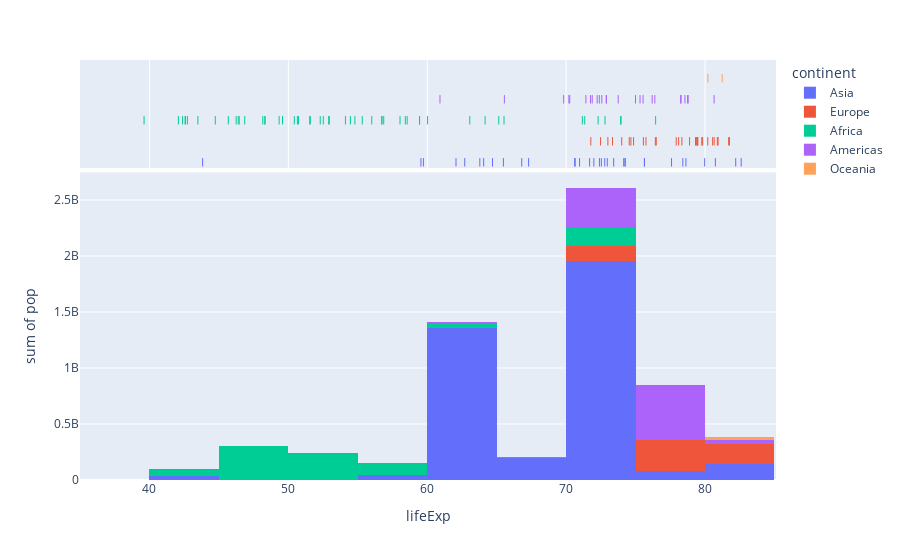

Notebook code for this chart:
### Code cell
px.histogram(df,x='lifeExp', y='pop',color='continent', hover_name='country', marginal='rug')

### Figure 1 — Plotly figure (JSON) as saved in the notebook; plotly's stock layout.template omitted (floating-point values rounded to 4 significant figures)
{"data": [{"alignmentgroup": "True", "bingroup": "x", "histfunc": "sum", "hovertemplate": "continent=Asia<br>lifeExp=%{x}<br>sum of pop=%{y}<extra></extra>", "legendgroup": "Asia", "marker": {"color": "#636efa", "pattern": {"shape": ""}}, "name": "Asia", "offsetgroup": "Asia", "orientation": "v", "showlegend": true, "type": "histogram", "x": [43.83, 75.64, 64.06, 59.72, 72.96, 82.21, 64.7, 70.65, 70.96, 59.55, 80.75, 82.6, 72.53, 67.3, 78.62, 77.59, 71.99, 74.24, 66.8, 62.07, 63.78, 75.64, 65.48, 71.69, 72.78, 79.97, 72.4, 74.14, 78.4, 70.62, 74.25, 73.42, 62.7], "xaxis": "x", "y": [31889923, 708573, 150448339, 14131858, 1318683096, 6980412, 1110396331, 223547000, 69453570, 27499638, 6426679, 127467972, 6053193, 23301725, 49044790, 2505559, 3921278, 24821286, 2874127, 47761980, 28901790, 3204897, 169270617, 91077287, 27601038, 4553009, 20378239, 19314747, 23174294, 65068149, 85262356, 4018332, 22211743], "yaxis": "y"}, {"alignmentgroup": "True", "boxpoints": "all", "fillcolor": "rgba(255,255,255,0)", "hoveron": "points", "hovertemplate": "<b>%{hovertext}</b><br><br>continent=Asia<br>lifeExp=%{x}<extra></extra>", "hovertext": ["Afghanistan", "Bahrain", "Bangladesh", "Cambodia", "China", "Hong Kong, China", "India", "Indonesia", "Iran", "Iraq", "Israel", "Japan", "Jordan", "Korea, Dem. Rep.", "Korea, Rep.", "Kuwait", "Lebanon", "Malaysia", "Mongolia", "Myanmar", "Nepal", "Oman", "Pakistan", "Philippines", "Saudi Arabia", "Singapore", "Sri Lanka", "Syria", "Taiwan", "Thailand", "Vietnam", "West Bank and Gaza", "Yemen, Rep."], "jitter": 0, "legendgroup": "Asia", "line": {"color": "rgba(255,255,255,0)"}, "marker": {"color": "#636efa", "symbol": "line-ns-open"}, "name": "Asia", "offsetgroup": "Asia", "showlegend": false, "type": "box", "x": [43.83, 75.64, 64.06, 59.72, 72.96, 82.21, 64.7, 70.65, 70.96, 59.55, 80.75, 82.6, 72.53, 67.3, 78.62, 77.59, 71.99, 74.24, 66.8, 62.07, 63.78, 75.64, 65.48, 71.69, 72.78, 79.97, 72.4, 74.14, 78.4, 70.62, 74.25, 73.42, 62.7], "xaxis": "x2", "yaxis": "y2"}, {"alignmentgroup": "True", "bingroup": "x", "histfunc": "sum", "hovertemplate": "continent=Europe<br>lifeExp=%{x}<br>sum of pop=%{y}<extra></extra>", "legendgroup": "Europe", "marker": {"color": "#EF553B", "pattern": {"shape": ""}}, "name": "Europe", "offsetgroup": "Europe", "orientation": "v", "showlegend": true, "type": "histogram", "x": [76.42, 79.83, 79.44, 74.85, 73.0, 75.75, 76.49, 78.33, 79.31, 80.66, 79.41, 79.48, 73.34, 81.76, 78.89, 80.55, 74.54, 79.76, 80.2, 75.56, 78.1, 72.48, 74.0, 74.66, 77.93, 80.94, 80.88, 81.7, 71.78, 79.42], "xaxis": "x", "y": [3600523, 8199783, 10392226, 4552198, 7322858, 4493312, 10228744, 5468120, 5238460, 61083916, 82400996, 10706290, 9956108, 301931, 4109086, 58147733, 684736, 16570613, 4627926, 38518241, 10642836, 22276056, 10150265, 5447502, 2009245, 40448191, 9031088, 7554661, 71158647, 60776238], "yaxis": "y"}, {"alignmentgroup": "True", "boxpoints": "all", "fillcolor": "rgba(255,255,255,0)", "hoveron": "points", "hovertemplate": "<b>%{hovertext}</b><br><br>continent=Europe<br>lifeExp=%{x}<extra></extra>", "hovertext": ["Albania", "Austria", "Belgium", "Bosnia and Herzegovina", "Bulgaria", "Croatia", "Czech Republic", "Denmark", "Finland", "France", "Germany", "Greece", "Hungary", "Iceland", "Ireland", "Italy", "Montenegro", "Netherlands", "Norway", "Poland", "Portugal", "Romania", "Serbia", "Slovak Republic", "Slovenia", "Spain", "Sweden", "Switzerland", "Turkey", "United Kingdom"], "jitter": 0, "legendgroup": "Europe", "line": {"color": "rgba(255,255,255,0)"}, "marker": {"color": "#EF553B", "symbol": "line-ns-open"}, "name": "Europe", "offsetgroup": "Europe", "showlegend": false, "type": "box", "x": [76.42, 79.83, 79.44, 74.85, 73.0, 75.75, 76.49, 78.33, 79.31, 80.66, 79.41, 79.48, 73.34, 81.76, 78.89, 80.55, 74.54, 79.76, 80.2, 75.56, 78.1, 72.48, 74.0, 74.66, 77.93, 80.94, 80.88, 81.7, 71.78, 79.42], "xaxis": "x2", "yaxis": "y2"}, {"alignmentgroup": "True", "bingroup": "x", "histfunc": "sum", "hovertemplate": "continent=Africa<br>lifeExp=%{x}<br>sum of pop=%{y}<extra></extra>", "legendgroup": "Africa", "marker": {"color": "#00cc96", "pattern": {"shape": ""}}, "name": "Africa", "offsetgroup": "Africa", "orientation": "v", "showlegend": true, "type": "histogram", "x": [72.3, 42.73, 56.73, 50.73, 52.3, 49.58, 50.43, 44.74, 50.65, 65.15, 46.46, 55.32, 48.33, 54.79, 71.34, 51.58, 58.04, 52.95, 56.73, 59.45, 60.02, 56.01, 46.39, 54.11, 42.59, 45.68, 73.95, 59.44, 48.3, 54.47, 64.16, 72.8, 71.16, 42.08, 52.91, 56.87, 46.86, 76.44, 46.24, 65.53, 63.06, 42.57, 48.16, 49.34, 58.56, 39.61, 52.52, 58.42, 73.92, 51.54, 42.38, 43.49], "xaxis": "x", "y": [33333216, 12420476, 8078314, 1639131, 14326203, 8390505, 17696293, 4369038, 10238807, 710960, 64606759, 3800610, 18013409, 496374, 80264543, 551201, 4906585, 76511887, 1454867, 1688359, 22873338, 9947814, 1472041, 35610177, 2012649, 3193942, 6036914, 19167654, 13327079, 12031795, 3270065, 1250882, 33757175, 19951656, 2055080, 12894865, 135031164, 798094, 8860588, 199579, 12267493, 6144562, 9118773, 43997828, 42292929, 1133066, 38139640, 5701579, 10276158, 29170398, 11746035, 12311143], "yaxis": "y"}, {"alignmentgroup": "True", "boxpoints": "all", "fillcolor": "rgba(255,255,255,0)", "hoveron": "points", "hovertemplate": "<b>%{hovertext}</b><br><br>continent=Africa<br>lifeExp=%{x}<extra></extra>", "hovertext": ["Algeria", "Angola", "Benin", "Botswana", "Burkina Faso", "Burundi", "Cameroon", "Central African Republic", "Chad", "Comoros", "Congo, Dem. Rep.", "Congo, Rep.", "Cote d'Ivoire", "Djibouti", "Egypt", "Equatorial Guinea", "Eritrea", "Ethiopia", "Gabon", "Gambia", "Ghana", "Guinea", "Guinea-Bissau", "Kenya", "Lesotho", "Liberia", "Libya", "Madagascar", "Malawi", "Mali", "Mauritania", "Mauritius", "Morocco", "Mozambique", "Namibia", "Niger", "Nigeria", "Reunion", "Rwanda", "Sao Tome and Principe", "Senegal", "Sierra Leone", "Somalia", "South Africa", "Sudan", "Swaziland", "Tanzania", "Togo", "Tunisia", "Uganda", "Zambia", "Zimbabwe"], "jitter": 0, "legendgroup": "Africa", "line": {"color": "rgba(255,255,255,0)"}, "marker": {"color": "#00cc96", "symbol": "line-ns-open"}, "name": "Africa", "offsetgroup": "Africa", "showlegend": false, "type": "box", "x": [72.3, 42.73, 56.73, 50.73, 52.3, 49.58, 50.43, 44.74, 50.65, 65.15, 46.46, 55.32, 48.33, 54.79, 71.34, 51.58, 58.04, 52.95, 56.73, 59.45, 60.02, 56.01, 46.39, 54.11, 42.59, 45.68, 73.95, 59.44, 48.3, 54.47, 64.16, 72.8, 71.16, 42.08, 52.91, 56.87, 46.86, 76.44, 46.24, 65.53, 63.06, 42.57, 48.16, 49.34, 58.56, 39.61, 52.52, 58.42, 73.92, 51.54, 42.38, 43.49], "xaxis": "x2", "yaxis": "y2"}, {"alignmentgroup": "True", "bingroup": "x", "histfunc": "sum", "hovertemplate": "continent=Americas<br>lifeExp=%{x}<br>sum of pop=%{y}<extra></extra>", "legendgroup": "Americas", "marker": {"color": "#ab63fa", "pattern": {"shape": ""}}, "name": "Americas", "offsetgroup": "Americas", "orientation": "v", "showlegend": true, "type": "histogram", "x": [75.32, 65.55, 72.39, 80.65, 78.55, 72.89, 78.78, 78.27, 72.23, 74.99, 71.88, 70.26, 60.92, 70.2, 72.57, 76.19, 72.9, 75.54, 71.75, 71.42, 78.75, 69.82, 78.24, 76.38, 73.75], "xaxis": "x", "y": [40301927, 9119152, 190010647, 33390141, 16284741, 44227550, 4133884, 11416987, 9319622, 13755680, 6939688, 12572928, 8502814, 7483763, 2780132, 108700891, 5675356, 3242173, 6667147, 28674757, 3942491, 1056608, 301139947, 3447496, 26084662], "yaxis": "y"}, {"alignmentgroup": "True", "boxpoints": "all", "fillcolor": "rgba(255,255,255,0)", "hoveron": "points", "hovertemplate": "<b>%{hovertext}</b><br><br>continent=Americas<br>lifeExp=%{x}<extra></extra>", "hovertext": ["Argentina", "Bolivia", "Brazil", "Canada", "Chile", "Colombia", "Costa Rica", "Cuba", "Dominican Republic", "Ecuador", "El Salvador", "Guatemala", "Haiti", "Honduras", "Jamaica", "Mexico", "Nicaragua", "Panama", "Paraguay", "Peru", "Puerto Rico", "Trinidad and Tobago", "United States", "Uruguay", "Venezuela"], "jitter": 0, "legendgroup": "Americas", "line": {"color": "rgba(255,255,255,0)"}, "marker": {"color": "#ab63fa", "symbol": "line-ns-open"}, "name": "Americas", "offsetgroup": "Americas", "showlegend": false, "type": "box", "x": [75.32, 65.55, 72.39, 80.65, 78.55, 72.89, 78.78, 78.27, 72.23, 74.99, 71.88, 70.26, 60.92, 70.2, 72.57, 76.19, 72.9, 75.54, 71.75, 71.42, 78.75, 69.82, 78.24, 76.38, 73.75], "xaxis": "x2", "yaxis": "y2"}, {"alignmentgroup": "True", "bingroup": "x", "histfunc": "sum", "hovertemplate": "continent=Oceania<br>lifeExp=%{x}<br>sum of pop=%{y}<extra></extra>", "legendgroup": "Oceania", "marker": {"color": "#FFA15A", "pattern": {"shape": ""}}, "name": "Oceania", "offsetgroup": "Oceania", "orientation": "v", "showlegend": true, "type": "histogram", "x": [81.23, 80.2], "xaxis": "x", "y": [20434176, 4115771], "yaxis": "y"}, {"alignmentgroup": "True", "boxpoints": "all", "fillcolor": "rgba(255,255,255,0)", "hoveron": "points", "hovertemplate": "<b>%{hovertext}</b><br><br>continent=Oceania<br>lifeExp=%{x}<extra></extra>", "hovertext": ["Australia", "New Zealand"], "jitter": 0, "legendgroup": "Oceania", "line": {"color": "rgba(255,255,255,0)"}, "marker": {"color": "#FFA15A", "symbol": "line-ns-open"}, "name": "Oceania", "offsetgroup": "Oceania", "showlegend": false, "type": "box", "x": [81.23, 80.2], "xaxis": "x2", "yaxis": "y2"}], "layout": {"barmode": "relative", "legend": {"title": {"text": "continent"}, "tracegroupgap": 0}, "margin": {"t": 60}, "xaxis": {"anchor": "y", "domain": [0, 1], "title": {"text": "lifeExp"}}, "xaxis2": {"anchor": "y2", "domain": [0, 1], "matches": "x", "showgrid": true, "showticklabels": false}, "yaxis": {"anchor": "x", "domain": [0, 0.7326], "title": {"text": "sum of pop"}}, "yaxis2": {"anchor": "x2", "domain": [0.7426, 1], "matches": "y2", "showgrid": false, "showline": false, "showticklabels": false, "ticks": ""}}}
